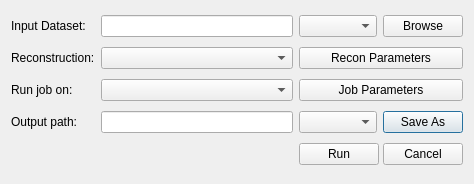
<?xml version="1.0" encoding="UTF-8"?>
<ui version="4.0">
 <class>Dialog</class>
 <widget class="QDialog" name="Dialog">
  <property name="geometry">
   <rect>
    <x>0</x>
    <y>0</y>
    <width>474</width>
    <height>184</height>
   </rect>
  </property>
  <property name="windowTitle">
   <string>Reconstruction Setup</string>
  </property>
  <layout class="QGridLayout" name="gridLayout_2">
   <item row="3" column="4">
    <widget class="QPushButton" name="output_button">
     <property name="text">
      <string>Save As</string>
     </property>
    </widget>
   </item>
   <item row="1" column="2">
    <widget class="QComboBox" name="recon_comboBox"/>
   </item>
   <item row="3" column="2">
    <widget class="QLineEdit" name="output_lineEdit"/>
   </item>
   <item row="0" column="4">
    <widget class="QPushButton" name="input_button">
     <property name="text">
      <string>Browse</string>
     </property>
    </widget>
   </item>
   <item row="3" column="1">
    <widget class="QLabel" name="output_label">
     <property name="text">
      <string>Output path:</string>
     </property>
    </widget>
   </item>
   <item row="2" column="3" colspan="2">
    <widget class="QPushButton" name="job_button">
     <property name="text">
      <string>Job Parameters</string>
     </property>
    </widget>
   </item>
   <item row="1" column="3" colspan="2">
    <widget class="QPushButton" name="recon_button">
     <property name="text">
      <string>Recon Parameters</string>
     </property>
    </widget>
   </item>
   <item row="3" column="3">
    <widget class="QComboBox" name="output_comboBox"/>
   </item>
   <item row="0" column="2">
    <widget class="QLineEdit" name="input_lineEdit">
     <property name="readOnly">
      <bool>true</bool>
     </property>
    </widget>
   </item>
   <item row="2" column="1">
    <widget class="QLabel" name="run_label">
     <property name="text">
      <string>Run job on:</string>
     </property>
    </widget>
   </item>
   <item row="1" column="1">
    <widget class="QLabel" name="recon_label">
     <property name="text">
      <string>Reconstruction:</string>
     </property>
    </widget>
   </item>
   <item row="0" column="3">
    <widget class="QComboBox" name="input_comboBox"/>
   </item>
   <item row="0" column="1">
    <widget class="QLabel" name="input_label">
     <property name="text">
      <string>Input Dataset:</string>
     </property>
    </widget>
   </item>
   <item row="2" column="2">
    <widget class="QComboBox" name="run_comboBox"/>
   </item>
   <item row="4" column="3" colspan="2">
    <layout class="QHBoxLayout" name="horizontalLayout_2">
     <property name="spacing">
      <number>4</number>
     </property>
     <property name="sizeConstraint">
      <enum>QLayout::SetNoConstraint</enum>
     </property>
     <item>
      <widget class="QPushButton" name="run_button">
       <property name="sizePolicy">
        <sizepolicy hsizetype="MinimumExpanding" vsizetype="Fixed">
         <horstretch>0</horstretch>
         <verstretch>0</verstretch>
        </sizepolicy>
       </property>
       <property name="text">
        <string>Run</string>
       </property>
      </widget>
     </item>
     <item>
      <widget class="QPushButton" name="cancel_button">
       <property name="sizePolicy">
        <sizepolicy hsizetype="MinimumExpanding" vsizetype="Fixed">
         <horstretch>0</horstretch>
         <verstretch>0</verstretch>
        </sizepolicy>
       </property>
       <property name="text">
        <string>Cancel</string>
       </property>
      </widget>
     </item>
    </layout>
   </item>
  </layout>
 </widget>
 <resources/>
 <connections/>
</ui>
